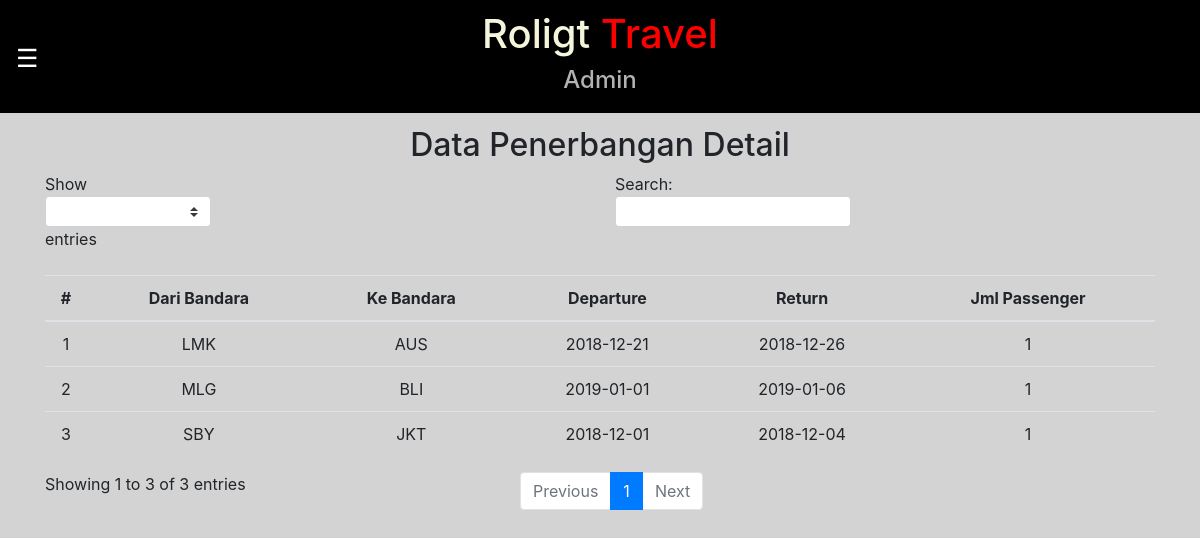
The app's page /admin/dataPenerbanganDetail.php with its own data.
### tables this page shows
CREATE TABLE `tb_penerbangan_detail` (
  `dari_bandara` varchar(100) NOT NULL,
  `ke_bandara` varchar(100) NOT NULL,
  `departure_date` date NOT NULL,
  `return_date` date NOT NULL,
  `jml_passenger` int(11) NOT NULL,
  `flag` enum('1','0') NOT NULL
);

### admin/dataPenerbanganDetail.php (the view, shortened to what this page needs)
<?php
    include '../helper/connection.php';
?>
<html>
    <head>
        <link rel="stylesheet" href="https://stackpath.bootstrapcdn.com/bootstrap/4.1.3/css/bootstrap.min.css">
        <link rel="stylesheet" href="../css/dataStyle.css">
        <link rel="stylesheet" href="../css/navStyle.css">
    </head>
    <body>
        <main class="container" role="main" id="main">
            <div class="header fixed-top" id="header">
                <h1 id="judul1">Roligt
                    <span id="judul2">Travel</span>
                </h1>
                <h4 id="sub-judul">Admin</h4>
                <div id="nav">
                    <span style="font-size:25px;cursor:pointer" onclick="openNav()">&#9776;</span>
                </div>
            </div>
            <div class="container-table" id="data">
                <h2 class="mt-3 text-center">Data Penerbangan Detail</h2>
                    <table id="penerbangan" class="table table-stripped text-center mt-3" style="width:100%">
                        <thead>
                            <tr>
                                <th>#</th>
                                <th>Dari Bandara</th>
                                <th>Ke Bandara</th>
                                <th>Departure</th>
                                <th>Return</th>
                                <th>Jml Passenger</th>
                            </tr>
                        </thead>
                        <tbody>
                        <?php
                        $query = "SELECT * FROM tb_penerbangan_detail where flag='1'";
                        $result = mysqli_query($con, $query);
                        if (mysqli_num_rows($result) > 0){
                            $index = 1;
                            while($row = mysqli_fetch_assoc($result)){
                                echo "
                                <tr>
                                    <td>" . $index++ . "</td>
                                    <td>" .$row["dari_bandara"]. "</td>
                                    <td>" .$row["ke_bandara"]. "</td>
                                    <td>" .$row["departure_date"]. "</td>
                                    <td>" .$row["return_date"]. "</td>
                                    <td>" .$row["jml_passenger"]. "</td>
                                </tr>
                                ";
                            }
                        }
                        ?>
                        </tbody>
                    </table>
            </div>
        </main>
    </body>
</html>

### css/dataStyle.css (style rules this page uses)
body { padding-top: 5rem; background-color: lightgray; }
.header { background-color: black; position: fixed; width: 100%; height: auto; padding: 10px; }
h1#judul1 { color: beige; text-align: center; }
span#judul2 { color: red; text-align: center; }
h4#sub-judul { color: rgb(179, 177, 177); text-align: center; }
h2.mt-3 { padding-top: 30px; }

### css/navStyle.css (style rules this page uses)
#nav { color: white; position: absolute; top: 40px; left: 16px; }

### records on screen
tb_penerbangan_detail: dari_bandara "LMK", ke_bandara "AUS", departure_date "2018-12-21", return_date "2018-12-26", jml_passenger "1"
tb_penerbangan_detail: dari_bandara "MLG", ke_bandara "BLI", departure_date "2019-01-01", return_date "2019-01-06", jml_passenger "1"
tb_penerbangan_detail: dari_bandara "SBY", ke_bandara "JKT", departure_date "2018-12-01", return_date "2018-12-04", jml_passenger "1"
